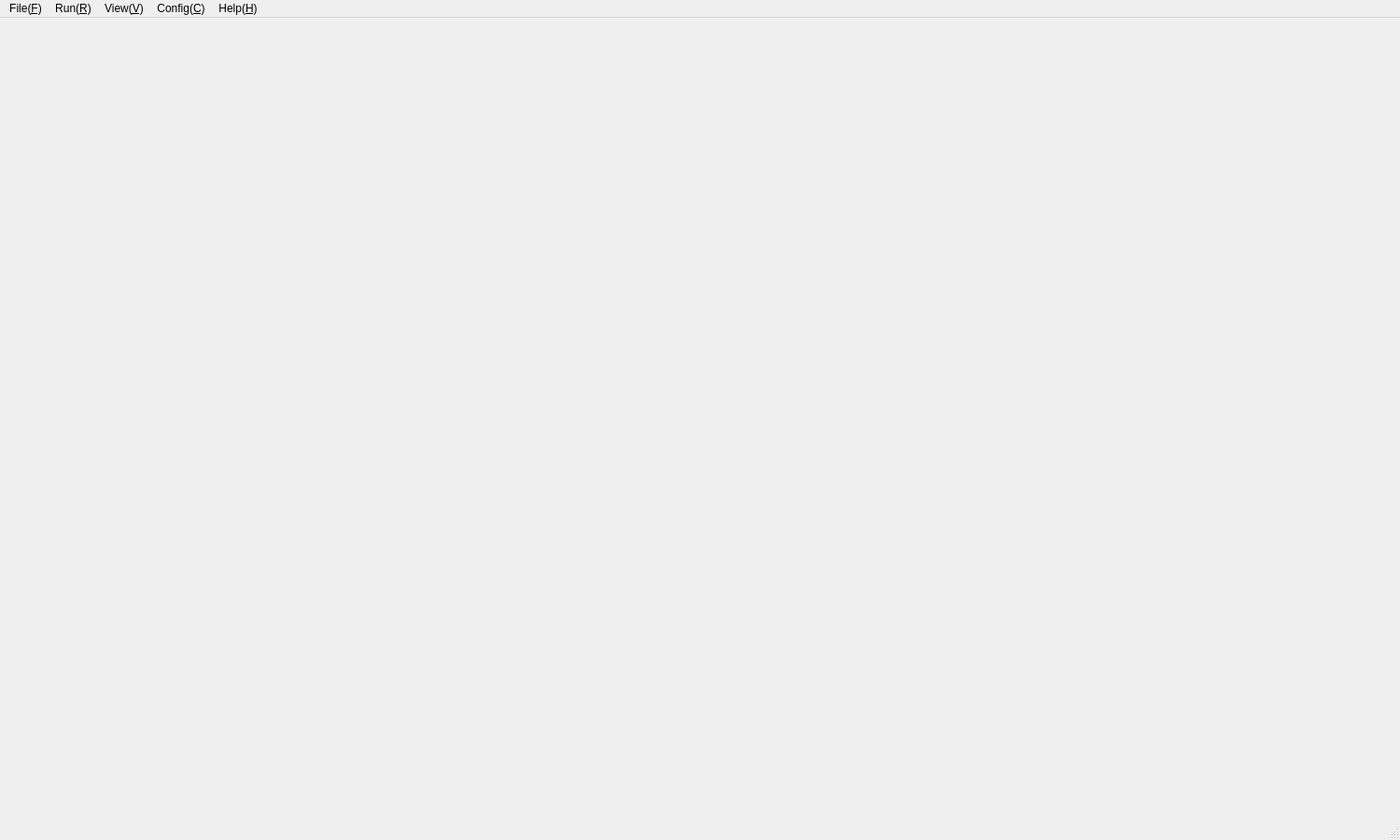
<?xml version="1.0" encoding="UTF-8"?>
<ui version="4.0">
 <!-- Generate class MainWindow -->
 <class>MainWindow</class>
 <!-- Top-level main window -->
 <widget class="QMainWindow" name="MainWindow">

  <!-- Define main window size, uic will compile it into MainWindow.resize() -->
  <property name="geometry">
   <rect>
    <x>0</x>
    <y>0</y>
    <width>1500</width>
    <height>900</height>
   </rect>
  </property>

  <!-- Define window title, uic will compile it into retranslateUi() -->
  <property name="windowTitle">
   <string>M-REx Perception</string>
  </property>

  <!-- Central widget -->
  <widget class="QWidget" name="centralwidget">

   <!-- QHBoxLayout makes the left panel (dashboard) and right panel (viewports) -->
   <layout class="QHBoxLayout" name="centralLayout">

    <!-- Set spacing between left and right panels -->
    <property name="spacing">
     <number>8</number>
    </property>
    <!-- Setting layout margins to 4 pixels on all sides is recommended in modern UI design -->
    <property name="leftMargin">
     <number>4</number>
    </property>
    <property name="topMargin">
     <number>4</number>
    </property>
    <property name="rightMargin">
     <number>4</number>
    </property>
    <property name="bottomMargin">
     <number>4</number>
    </property>

    <!-- Left panel: dashboard -->
    <item>
     <widget class="DashboardPanel" name="dashboard"/>
    </item>

    <!-- Right panel: viewports -->
    <item>
     <widget class="MultiViewPanel" name="viewports">
      <property name="sizePolicy">
       <sizepolicy hsizetype="Expanding" vsizetype="Expanding">
        <horstretch>1</horstretch>
        <verstretch>1</verstretch>
       </sizepolicy>
      </property>
     </widget>
    </item>

   </layout>
  </widget>

  <!-- Menu bar -->
  <widget class="QMenuBar" name="menubar">
   <!-- Define menu bar size -->
   <property name="geometry">
    <rect>
     <x>0</x>
     <y>0</y>
     <width>1500</width>
     <height>24</height>
    </rect>
   </property>

   <widget class="QMenu" name="menuFile">
    <property name="title">
     <string>File(&amp;F)</string>
    </property>
    <addaction name="actionExportImage"/>
    <addaction name="actionQuit"/>
   </widget>
   <widget class="QMenu" name="menuRun">
    <property name="title">
     <string>Run(&amp;R)</string>
    </property>
    <addaction name="actionStart"/>
    <addaction name="actionPause"/>
    <addaction name="actionStep"/>
    <addaction name="actionStop"/>
    <addaction name="actionReset"/>
   </widget>
   <widget class="QMenu" name="menuView">
    <property name="title">
     <string>View(&amp;V)</string>
    </property>
    <addaction name="actionFitAll"/>
    <addaction name="actionResetView"/>
    <addaction name="separator"/>
    <addaction name="actionShowIds"/>
    <addaction name="actionShowArrows"/>
   </widget>
   <widget class="QMenu" name="menuConfig">
    <property name="title">
     <string>Config(&amp;C)</string>
    </property>
   </widget>
   <widget class="QMenu" name="menuHelp">
    <property name="title">
     <string>Help(&amp;H)</string>
    </property>
    <addaction name="actionAbout"/>
   </widget>
   <addaction name="menuFile"/>
   <addaction name="menuRun"/>
   <addaction name="menuView"/>
   <addaction name="menuConfig"/>
   <addaction name="menuHelp"/>
  </widget>

  <!-- Status bar -->
  <widget class="QStatusBar" name="statusbar">
   <widget class="QLabel" name="versionLabel">
    <property name="text">
     <string notr="true"/>
    </property>
   </widget>
  </widget>

  <action name="actionQuit">
   <property name="text">
    <string>退出</string>
   </property>
   <property name="shortcut">
    <string>Ctrl+Q</string>
   </property>
  </action>

  <action name="actionStart">
   <property name="text">
    <string>Start</string>
   </property>
   <property name="shortcut">
    <string>F5</string>
   </property>
  </action>

  <action name="actionPause">
   <property name="text">
    <string>Pause</string>
   </property>
   <property name="shortcut">
    <string>F6</string>
   </property>
  </action>

  <action name="actionStep">
   <property name="text">
    <string>Step</string>
   </property>
   <property name="shortcut">
    <string>F7</string>
   </property>
  </action>
  
  <action name="actionStop">
   <property name="text">
    <string>Stop</string>
   </property>
   <property name="shortcut">
    <string>Shift+F5</string>
   </property>
  </action>
  <action name="actionReset">
   <property name="text">
    <string>Reset</string>
   </property>
   <property name="shortcut">
    <string>Ctrl+R</string>
   </property>
  </action>
  <action name="actionFitAll">
   <property name="text">
    <string>Fit All</string>
   </property>
   <property name="shortcut">
    <string>F</string>
   </property>
  </action>
  <action name="actionResetView">
   <property name="text">
    <string>复位视角</string>
   </property>
   <property name="shortcut">
    <string>0</string>
   </property>
  </action>
  <action name="actionShowIds">
   <property name="checkable">
    <bool>true</bool>
   </property>
   <property name="text">
    <string>Show IDs</string>
   </property>
  </action>
  <action name="actionShowArrows">
   <property name="checkable">
    <bool>true</bool>
   </property>
   <property name="text">
    <string>Show Orientation Arrows</string>
   </property>
  </action>
  <action name="actionExportImage">
   <property name="text">
    <string>导出截图…</string>
   </property>
   <property name="shortcut">
    <string>Ctrl+E</string>
   </property>
  </action>
  <action name="actionAbout">
   <property name="text">
    <string>关于</string>
   </property>
  </action>
 </widget>

 <!-- Promoted customized widgets, in this case DashboardPanel and MultiViewPanel -->
 <customwidgets>
  <customwidget>
   <class>DashboardPanel</class>
   <extends>QWidget</extends>
   <header>mrex_perception.ui.dashboard</header>
  </customwidget>
  <customwidget>
   <class>MultiViewPanel</class>
   <extends>QWidget</extends>
   <header>mrex_perception.ui.viewport</header>
  </customwidget>
 </customwidgets>
 <resources/>
 <connections/>
</ui>
